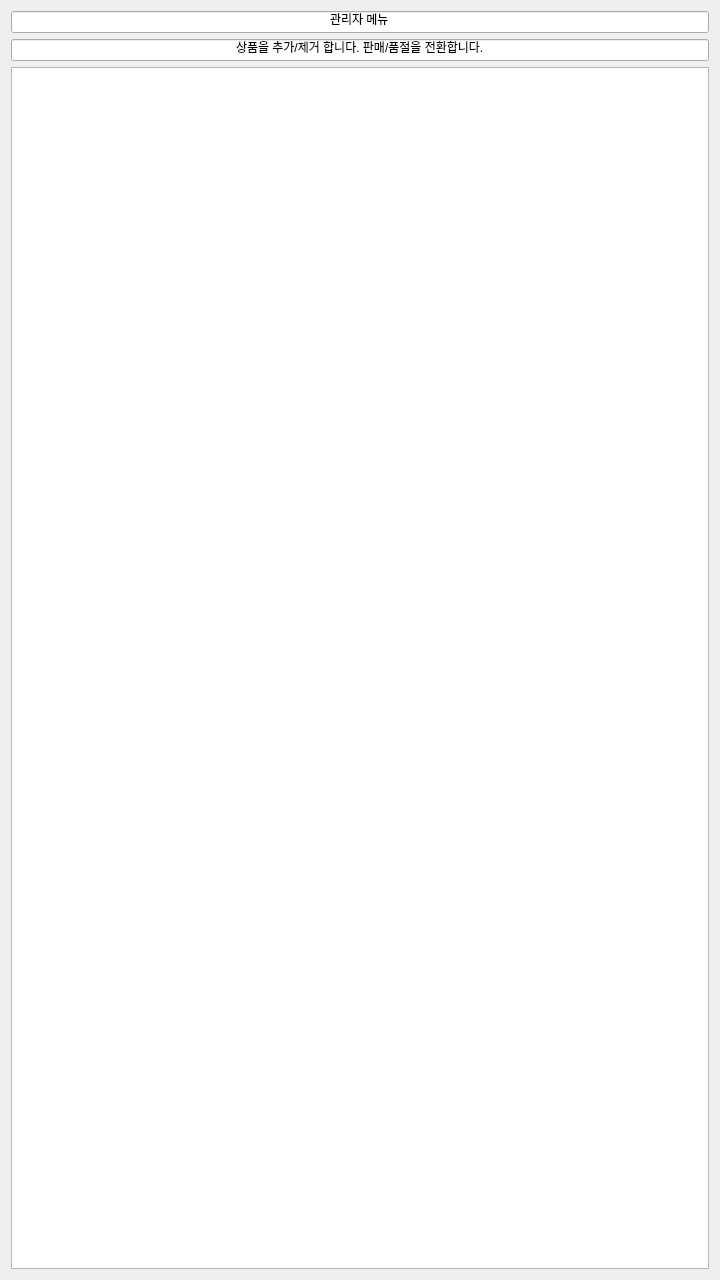
<?xml version="1.0" encoding="UTF-8"?>
<ui version="4.0">
 <class>Dialog</class>
 <widget class="QDialog" name="Dialog">
  <property name="geometry">
   <rect>
    <x>0</x>
    <y>0</y>
    <width>720</width>
    <height>1280</height>
   </rect>
  </property>
  <property name="windowTitle">
   <string>Dialog</string>
  </property>
  <layout class="QVBoxLayout" name="verticalLayout">
   <item>
    <widget class="QLineEdit" name="lineEdit">
     <property name="text">
      <string>관리자 메뉴</string>
     </property>
     <property name="alignment">
      <set>Qt::AlignmentFlag::AlignCenter</set>
     </property>
    </widget>
   </item>
   <item>
    <widget class="QLineEdit" name="lineEdit_2">
     <property name="text">
      <string>상품을 추가/제거 합니다. 판매/품절을 전환합니다.</string>
     </property>
     <property name="alignment">
      <set>Qt::AlignmentFlag::AlignCenter</set>
     </property>
    </widget>
   </item>
   <item>
    <widget class="QListView" name="listView"/>
   </item>
  </layout>
 </widget>
 <resources/>
 <connections/>
</ui>
